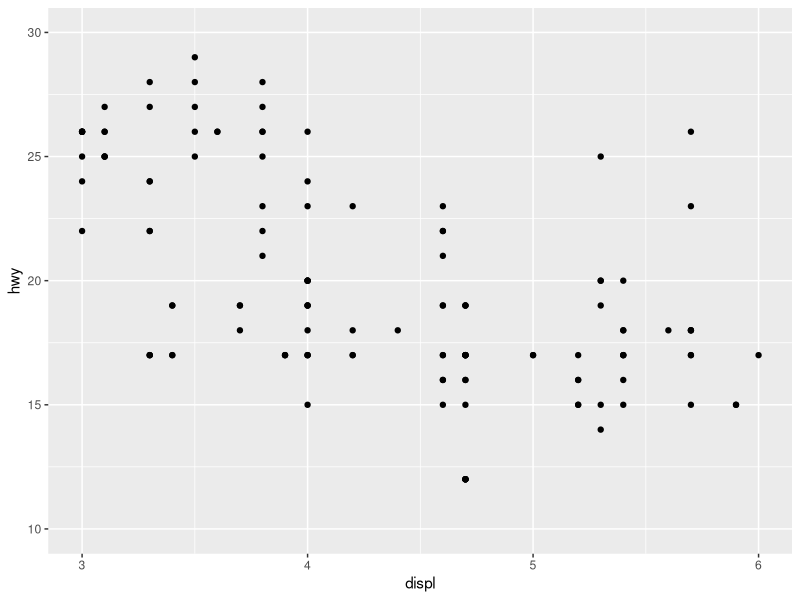

Here is the R script that generated this plot:
library(dplyr)
library(ggplot2)
mpg = as.data.frame(ggplot2::mpg)

ggplot(data = mpg, aes(x = displ, y = hwy)) + geom_point() + xlim(3,6) +ylim(10,30)

#배기량과 고속도로 연비 